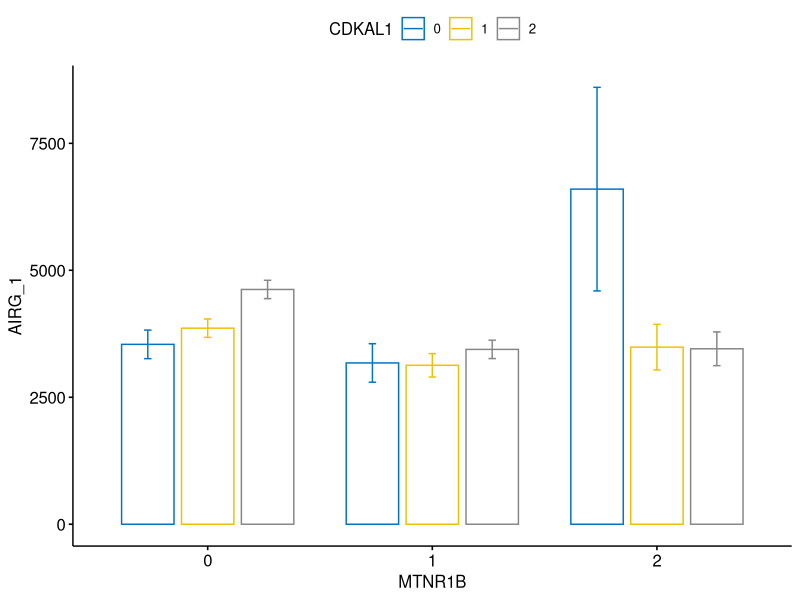
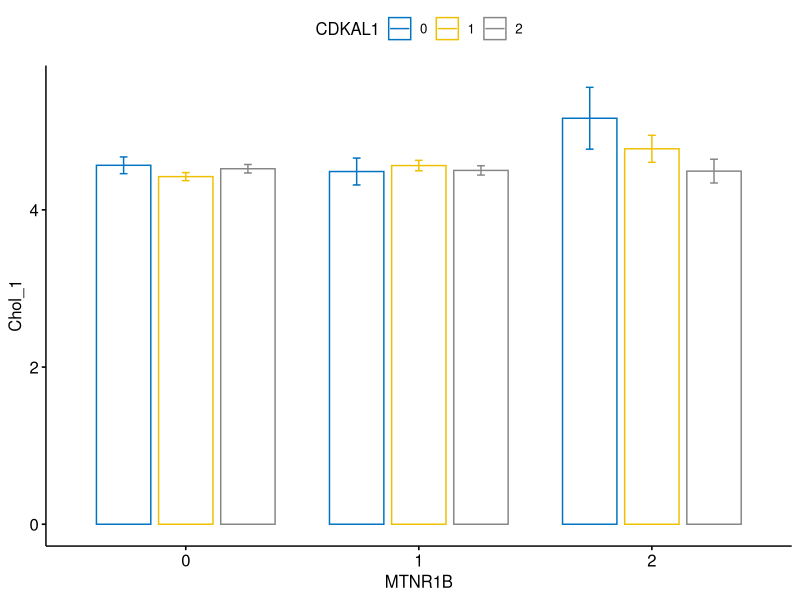
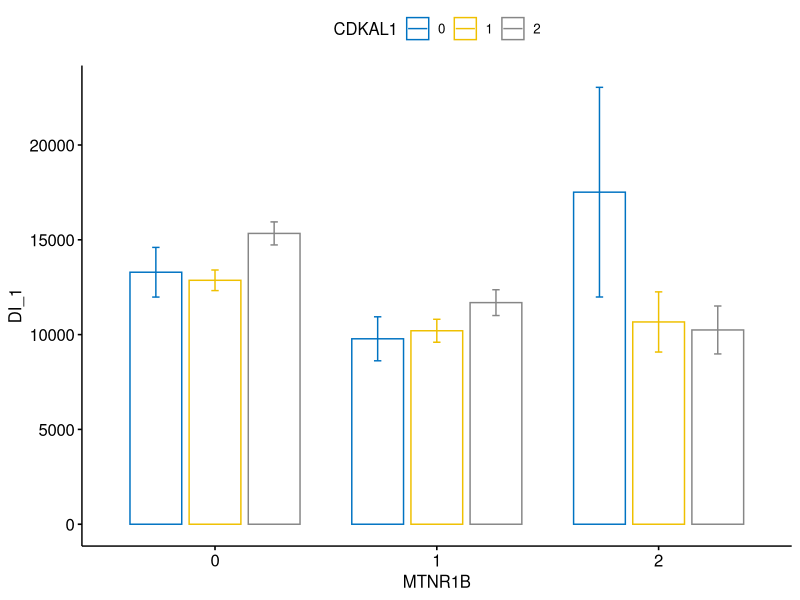
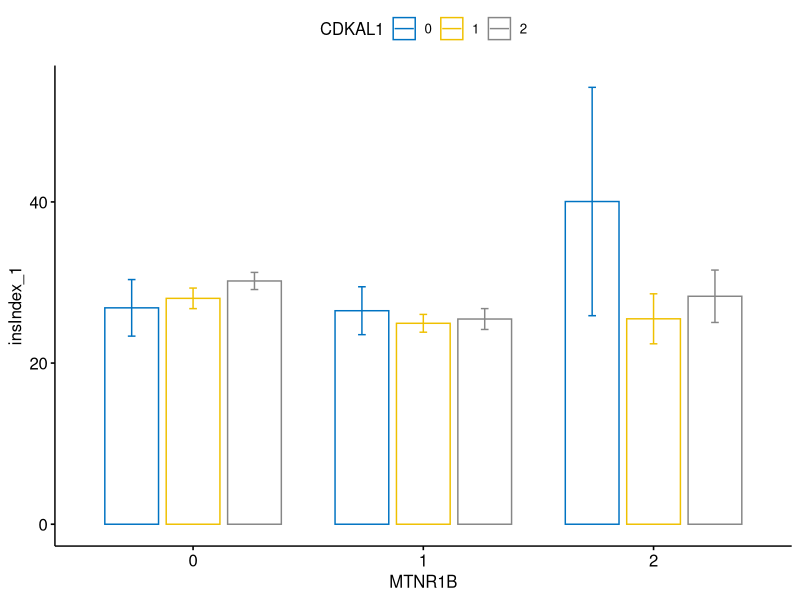
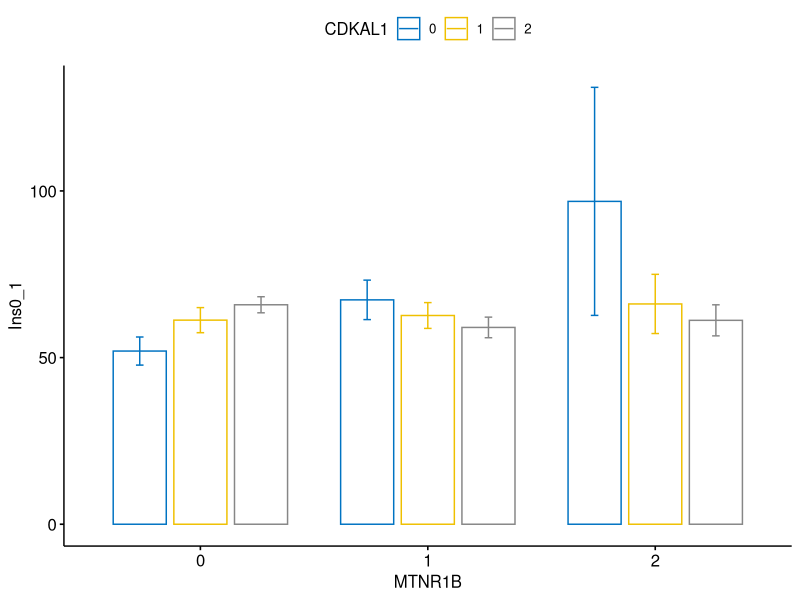
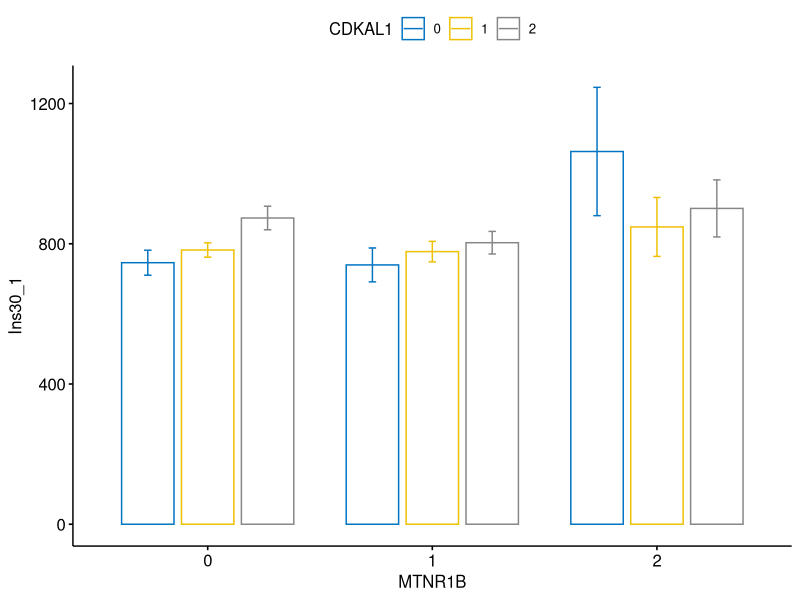
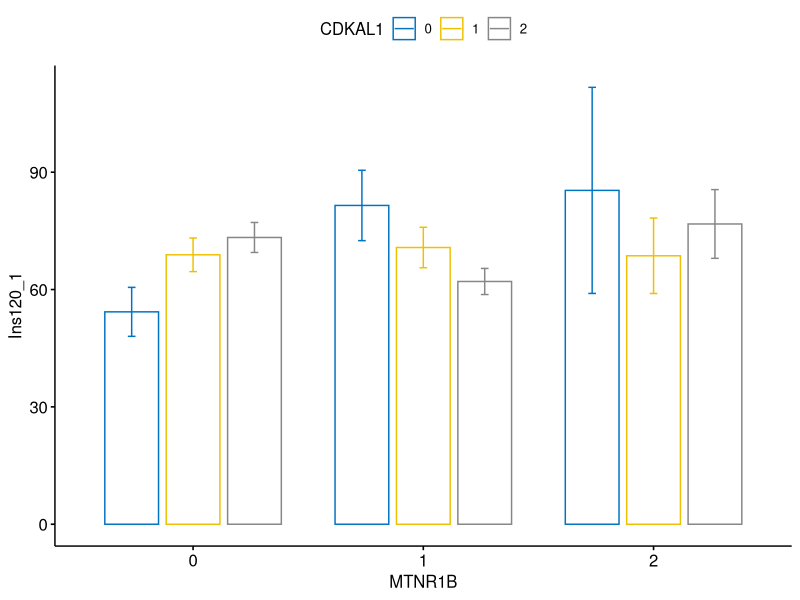
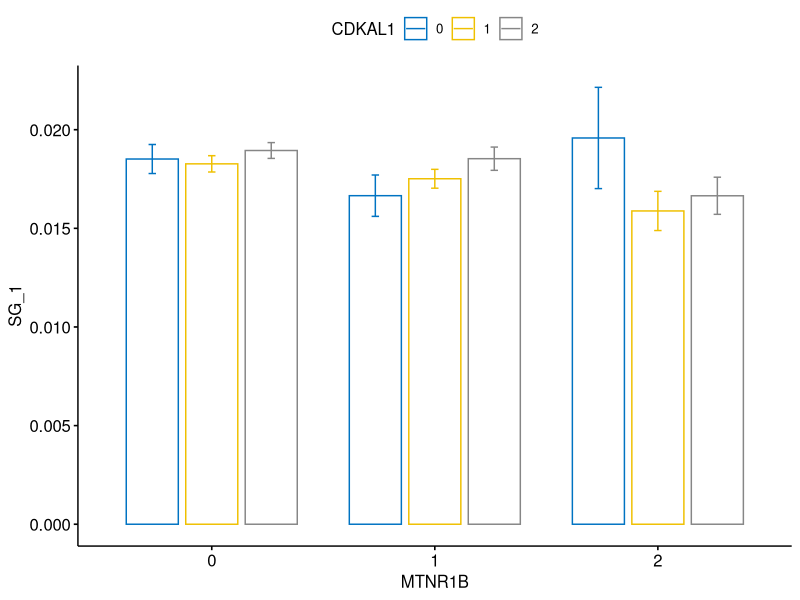

Write R code to recreate these figures, in order.
## ---- chunk 1
library(ggplot2)
library(tidyverse)
library(ggpubr)
adjusted<-read.csv("Adjusted.csv")

adjusted$MTNR1B<-as.factor(adjusted$MTNR1B)
adjusted$CDKAL1<-as.factor(adjusted$CDKAL1)
adjusted$M_Int <- ifelse((adjusted$MTNR1B == 0), "CC", 
    ifelse((adjusted$MTNR1B==1) | (adjusted$MTNR1B==2), "CG/GG",
    ""))
adjusted$C_Int <- ifelse((adjusted$CDKAL1 == 0), "CC", 
    ifelse((adjusted$CDKAL1==1) | (adjusted$CDKAL1==2), "CG/GG",
    ""))

woutna<-na.omit(adjusted)
## ---- chunk 2
ggbarplot(woutna, x = "MTNR1B", y = "AIRG_1", 
          add = c("mean_se"),
          color = "CDKAL1", palette = "jco",
          position = position_dodge(0.8))
## ---- chunk 3
ggbarplot(woutna, x = "MTNR1B", y = "Chol_1", 
          add = c("mean_se"),
          color = "CDKAL1", palette = "jco",
          position = position_dodge(0.8))
## ---- chunk 4
ggbarplot(woutna, x = "MTNR1B", y = "DI_1", 
          add = c("mean_se"),
          color = "CDKAL1", palette = "jco",
          position = position_dodge(0.8))
## ---- chunk 5
ggbarplot(woutna, x = "MTNR1B", y = "insIndex_1", 
          add = c("mean_se"),
          color = "CDKAL1", palette = "jco",
          position = position_dodge(0.8))
## ---- chunk 6
ggbarplot(woutna, x = "MTNR1B", y = "Ins0_1", 
          add = c("mean_se"),
          color = "CDKAL1", palette = "jco",
          position = position_dodge(0.8))
## ---- chunk 7
ggbarplot(woutna, x = "MTNR1B", y = "Ins30_1", 
          add = c("mean_se"),
          color = "CDKAL1", palette = "jco",
          position = position_dodge(0.8))
## ---- chunk 8
ggbarplot(woutna, x = "MTNR1B", y = "Ins120_1", 
          add = c("mean_se"),
          color = "CDKAL1", palette = "jco",
          position = position_dodge(0.8))
## ---- chunk 9
ggbarplot(woutna, x = "MTNR1B", y = "SG_1", 
          add = c("mean_se"),
          color = "CDKAL1", palette = "jco",
          position = position_dodge(0.8))
## ---- chunk 10
ggbarplot(woutna, x = "MTNR1B", y = "SI_1", 
          add = c("mean_se"),
          color = "CDKAL1", palette = "jco",
          position = position_dodge(0.8))
## ---- chunk 11
ggbarplot(woutna, x = "MTNR1B", y = "AIRG_2", 
          add = c("mean_se"),
          color = "CDKAL1", palette = "jco",
          position = position_dodge(0.8))
## ---- chunk 12
ggbarplot(woutna, x = "MTNR1B", y = "Chol_2", 
          add = c("mean_se"),
          color = "CDKAL1", palette = "jco",
          position = position_dodge(0.8))
## ---- chunk 13
ggbarplot(woutna, x = "MTNR1B", y = "DI_2", 
          add = c("mean_se"),
          color = "CDKAL1", palette = "jco",
          position = position_dodge(0.8))
## ---- chunk 14
ggbarplot(woutna, x = "MTNR1B", y = "insIndex_2", 
          add = c("mean_se"),
          color = "CDKAL1", palette = "jco",
          position = position_dodge(0.8))
## ---- chunk 15
ggbarplot(woutna, x = "MTNR1B", y = "Ins0_2", 
          add = c("mean_se"),
          color = "CDKAL1", palette = "jco",
          position = position_dodge(0.8))
## ---- chunk 16
ggbarplot(woutna, x = "MTNR1B", y = "Ins30_2", 
          add = c("mean_se"),
          color = "CDKAL1", palette = "jco",
          position = position_dodge(0.8))
## ---- chunk 17
ggbarplot(woutna, x = "MTNR1B", y = "Ins120_2", 
          add = c("mean_se"),
          color = "CDKAL1", palette = "jco",
          position = position_dodge(0.8))
## ---- chunk 18
ggbarplot(woutna, x = "MTNR1B", y = "SG_2", 
          add = c("mean_se"),
          color = "CDKAL1", palette = "jco",
          position = position_dodge(0.8))
## ---- chunk 19
ggbarplot(woutna, x = "MTNR1B", y = "SI_2", 
          add = c("mean_se"),
          color = "CDKAL1", palette = "jco",
          position = position_dodge(0.8))
## ---- chunk 20
ggbarplot(woutna, x = "CDKAL1", y = "AIRG_1", 
          add = c("mean_se"),
          color = "MTNR1B", palette = "jco",
          position = position_dodge(0.8))
## ---- chunk 21
ggbarplot(woutna, x = "CDKAL1", y = "Chol_1", 
          add = c("mean_se"),
          color = "MTNR1B", palette = "jco",
          position = position_dodge(0.8))
## ---- chunk 22
ggbarplot(woutna, x = "CDKAL1", y = "DI_1", 
          add = c("mean_se"),
          color = "MTNR1B", palette = "jco",
          position = position_dodge(0.8))
## ---- chunk 23
ggbarplot(woutna, x = "CDKAL1", y = "insIndex_1", 
          add = c("mean_se"),
          color = "MTNR1B", palette = "jco",
          position = position_dodge(0.8))
## ---- chunk 24
ggbarplot(woutna, x = "CDKAL1", y = "Ins0_1", 
          add = c("mean_se"),
          color = "MTNR1B", palette = "jco",
          position = position_dodge(0.8))
## ---- chunk 25
ggbarplot(woutna, x = "CDKAL1", y = "Ins30_1", 
          add = c("mean_se"),
          color = "MTNR1B", palette = "jco",
          position = position_dodge(0.8))
## ---- chunk 26
ggbarplot(woutna, x = "CDKAL1", y = "Ins120_1", 
          add = c("mean_se"),
          color = "MTNR1B", palette = "jco",
          position = position_dodge(0.8))
## ---- chunk 27
ggbarplot(woutna, x = "CDKAL1", y = "SG_1", 
          add = c("mean_se"),
          color = "MTNR1B", palette = "jco",
          position = position_dodge(0.8))
## ---- chunk 28
ggbarplot(woutna, x = "CDKAL1", y = "SI_1", 
          add = c("mean_se"),
          color = "MTNR1B", palette = "jco",
          position = position_dodge(0.8))
## ---- chunk 29
ggbarplot(woutna, x = "CDKAL1", y = "AIRG_2", 
          add = c("mean_se"),
          color = "MTNR1B", palette = "jco",
          position = position_dodge(0.8))
## ---- chunk 30
ggbarplot(woutna, x = "CDKAL1", y = "Chol_2", 
          add = c("mean_se"),
          color = "MTNR1B", palette = "jco",
          position = position_dodge(0.8))
## ---- chunk 31
ggbarplot(woutna, x = "CDKAL1", y = "DI_2", 
          add = c("mean_se"),
          color = "MTNR1B", palette = "jco",
          position = position_dodge(0.8))
## ---- chunk 32
ggbarplot(woutna, x = "CDKAL1", y = "insIndex_2", 
          add = c("mean_se"),
          color = "MTNR1B", palette = "jco",
          position = position_dodge(0.8))
## ---- chunk 33
ggbarplot(woutna, x = "CDKAL1", y = "Ins0_2", 
          add = c("mean_se"),
          color = "MTNR1B", palette = "jco",
          position = position_dodge(0.8))
## ---- chunk 34
ggbarplot(woutna, x = "CDKAL1", y = "Ins30_2", 
          add = c("mean_se"),
          color = "MTNR1B", palette = "jco",
          position = position_dodge(0.8))
## ---- chunk 35
ggbarplot(woutna, x = "CDKAL1", y = "Ins120_2", 
          add = c("mean_se"),
          color = "MTNR1B", palette = "jco",
          position = position_dodge(0.8))
## ---- chunk 36
ggbarplot(woutna, x = "CDKAL1", y = "SG_2", 
          add = c("mean_se"),
          color = "MTNR1B", palette = "jco",
          position = position_dodge(0.8))
## ---- chunk 37
ggbarplot(woutna, x = "CDKAL1", y = "SI_2", 
          add = c("mean_se"),
          color = "MTNR1B", palette = "jco",
          position = position_dodge(0.8))
